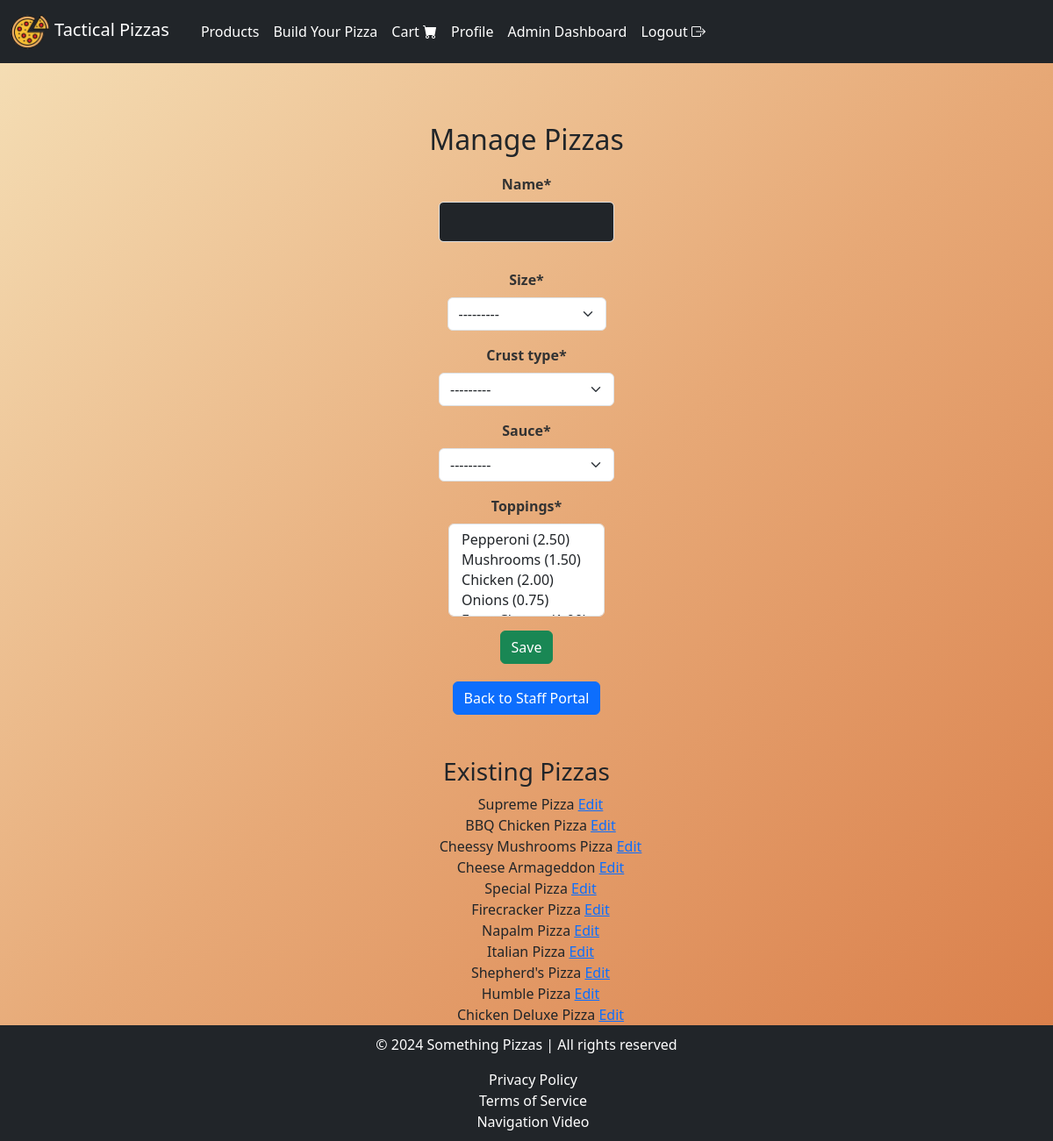
The app's page /products/staff/manage_pizzas/ (signed in), older data.
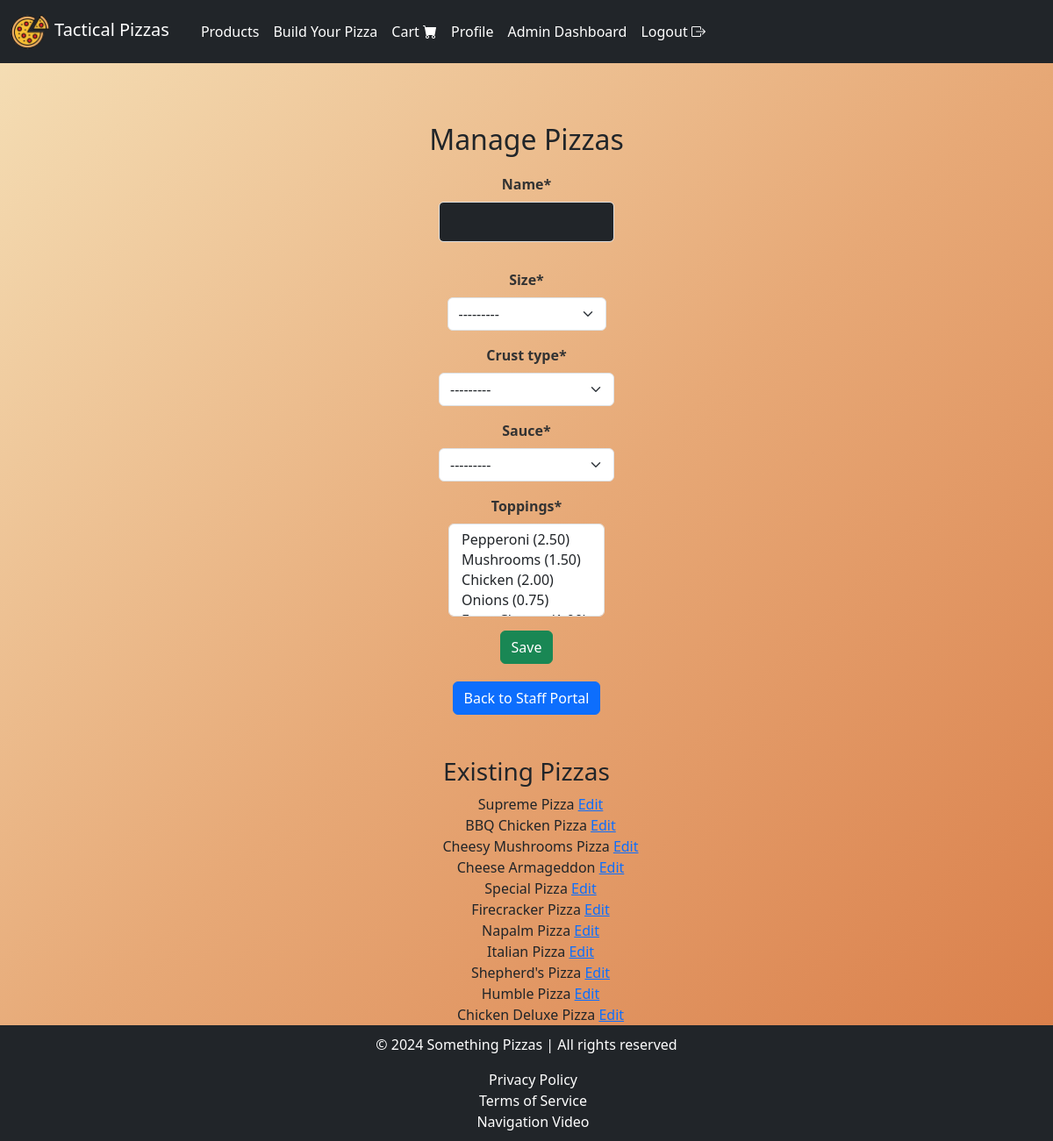
The same page, newer data.
### products/models.py (models this page shows, shortened)
class Pizza(models.Model):
    name = models.CharField(max_length=100)
    size = models.ForeignKey('Size', on_delete=models.CASCADE)
    crust_type = models.ForeignKey('Crust', on_delete=models.CASCADE)
    sauce = models.ForeignKey('Sauce', on_delete=models.CASCADE)
    toppings = models.ManyToManyField('Topping', related_name='pizzas')
    image = models.ImageField(upload_to='pizzas/', null=True, blank=True)

### products/views.py (the view)
# urls.py: path('staff/manage_pizzas/', views.manage_pizzas, name='manage_pizzas'),
@cache_control(no_cache=True, must_revalidate=True, no_store=True)
@user_passes_test(staff_required)
def manage_pizzas(request):
    if request.method == "POST":
        form = PizzaForm(request.POST, request.FILES)
        if form.is_valid():
            form.save()
            messages.success(request, "Pizza saved successfully.")
            return redirect('manage_pizzas')
    else:
        form = PizzaForm()
    pizzas = Pizza.objects.all()
    return render(request, 'staff/manage_pizzas.html', {
        'form': form,
        'pizzas': pizzas,
    })

### products/forms.py
class PizzaForm(ModelForm):
    class Meta:
        model = Pizza
        fields = ['name', 'size', 'crust_type', 'sauce', 'toppings']

### products/models.py (called while the page is built)
    def __str__(self):
        return f"{self.name} ({self.extra_price})"

    def __str__(self):
        return f"{self.name} ({self.extra_price})"

    def __str__(self):
        return f"{self.type} ({self.extra_price})"

    def __str__(self):
        return f"{self.name} ({self.multiplier})"

### products/views.py (called while the page is built)
def staff_required(user):
    return user.is_staff

### products/templates/staff/manage_pizzas.html (shortened to what this page needs)
{% extends "layout.html" %}
{% load static %}
{% load crispy_forms_tags %}
{% block navbar %}
    {% include "navbar.html" %}
{% endblock %}
{% block body %}
<div class="container my-5">
    <h2>Manage Pizzas</h2>
    <form method="post" enctype="multipart/form-data">
        {{ form|crispy }}
        <button type="submit" class="btn btn-success">Save</button>
    </form>
    <a class="btn btn-primary" href="{% url 'staff_portal' %}">Back to Staff Portal</a>
    <h3 class="mt-5">Existing Pizzas</h3>
    <ul>
        {% for pizza in pizzas %}
        <div>{{ pizza.name }}
            <a href="{% url 'edit_pizza' pizza.id %}">Edit</a>
        </div>
        {% endfor %}
    </ul>
</div>
{% endblock %}
{% block footer %}
    {% include "footer.html" %}
{% endblock %}

Row changes from the older to the newer data that the page shows:
changed Pizza: name "Cheessy Mushrooms Pizza" → "Cheesy Mushrooms Pizza"
